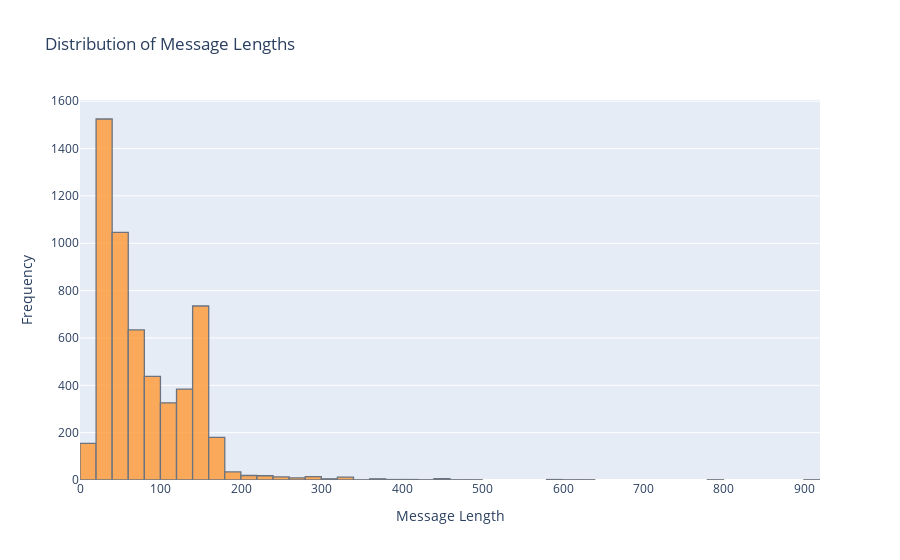

Here is the notebook cell this chart was saved with:
### Code cell
messages['length'].iplot(kind='hist',bins=60 , layout={
        'xaxis': {'title': 'Message Length'},
        'yaxis': {'title': 'Frequency'},
        'title': 'Distribution of Message Lengths'})

plt.show()

### Figure 1 — Plotly figure (JSON) as saved in the notebook; plotly's stock layout.template omitted (floating-point values rounded to 4 significant figures; data arrays with more than 128 entries replaced by an {"elided": "..."} marker saying what was removed)
{"data": [{"histfunc": "count", "histnorm": "", "marker": {"color": "rgba(255, 153, 51, 1.0)", "line": {"color": "#4D5663", "width": 1.3}}, "name": "length", "nbinsx": 60, "opacity": 0.8, "orientation": "v", "type": "histogram", "x": {"elided": "5572 int values"}}], "layout": {"barmode": "overlay", "title": {"text": "Distribution of Message Lengths"}, "xaxis": {"title": {"text": "Message Length"}}, "yaxis": {"title": {"text": "Frequency"}}}}
